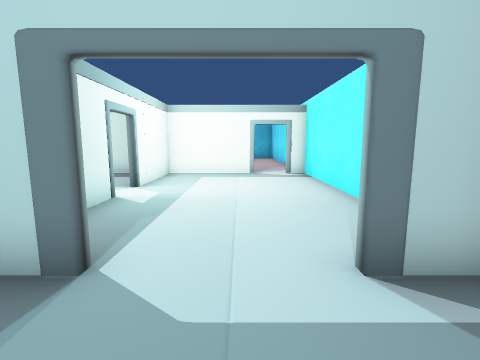
[1] (above)

24 first-person views from a walk through a 3-D level made in the Unity game engine. The camera is 1.3 m above the floor, tilts 8° down and sees 85° across. The floor is counted in squares, 1 m on a side. Each view is taken from the middle of a square. On the plan, view 1 faces up. The plan holds only what a view shows up to about 13 squares ahead; the rest is blank. The place goes on beyond the plan. The player is left out. Door leaves are left out, so doorways stand open. Some surface patterns are stand-ins.

[2]
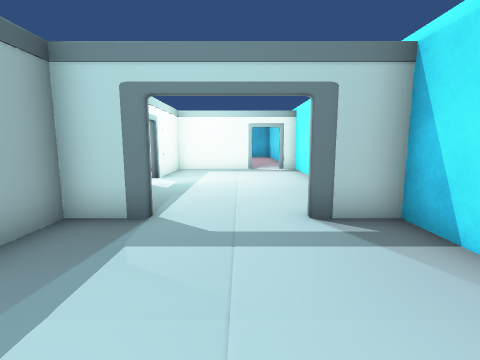

[3]
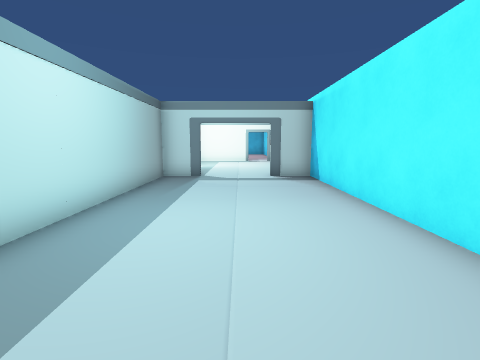

[4]
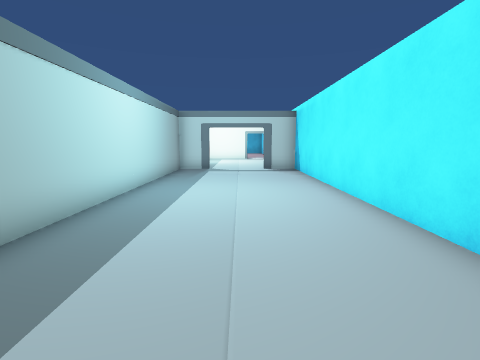

[5]
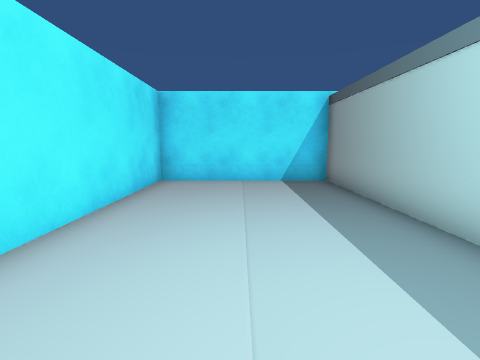

[6]
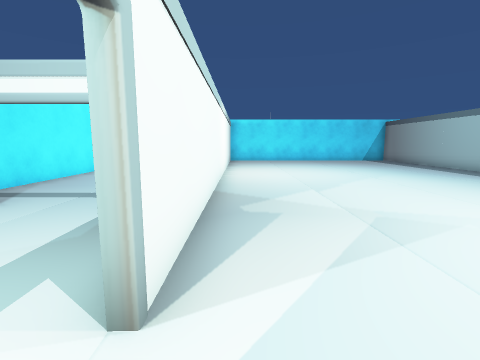

[7]
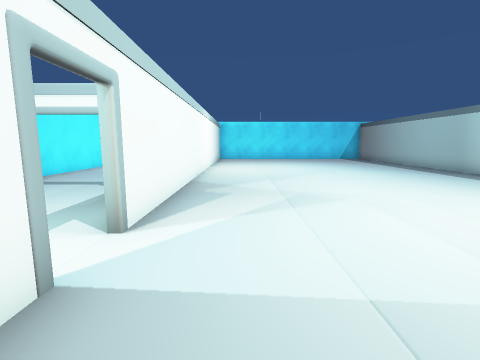

[8]
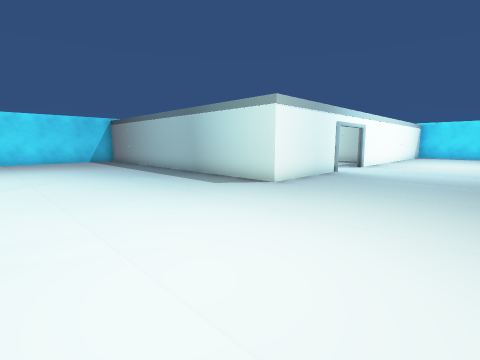

[9]
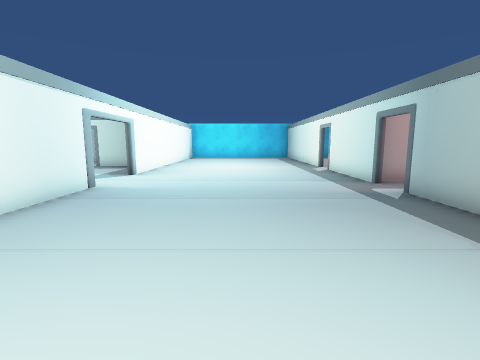

[10]
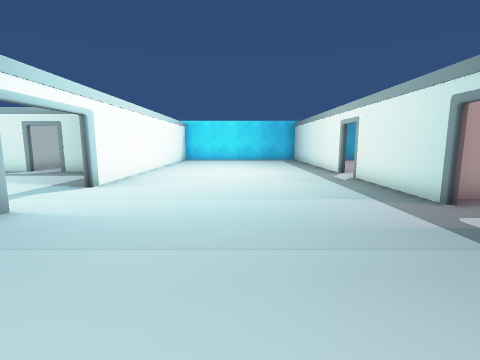

[11]
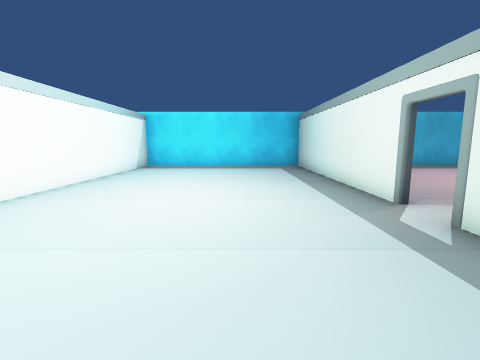

[12]
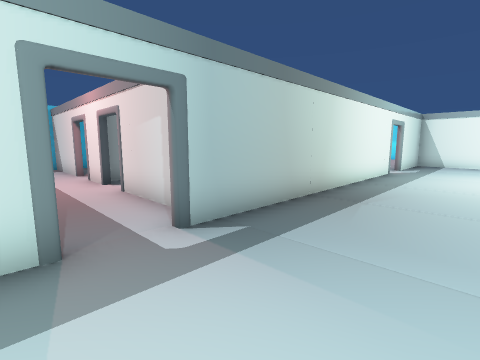

[13]
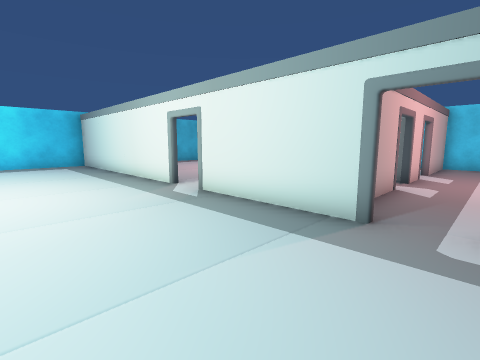

[14]
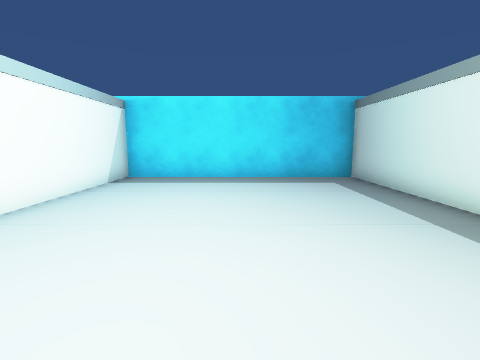

[15]
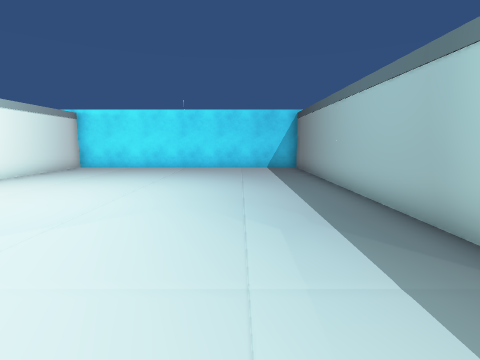

[16]
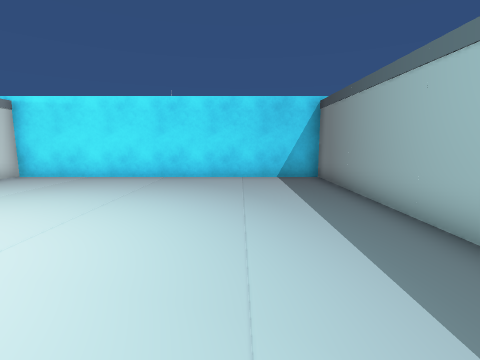

[17]
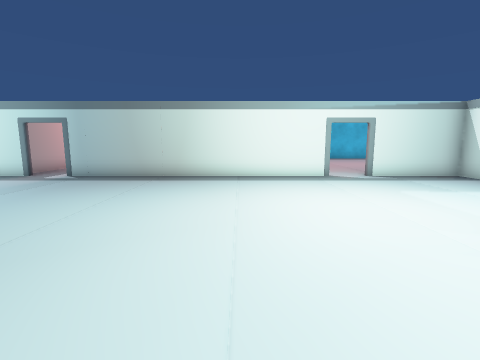

[18]
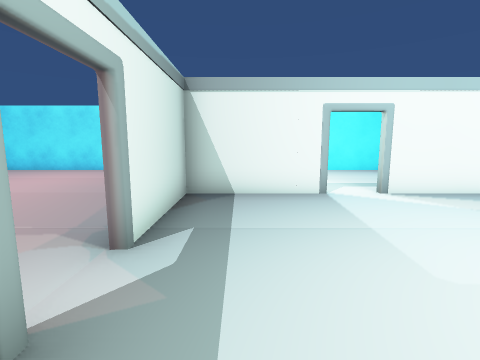

[19]
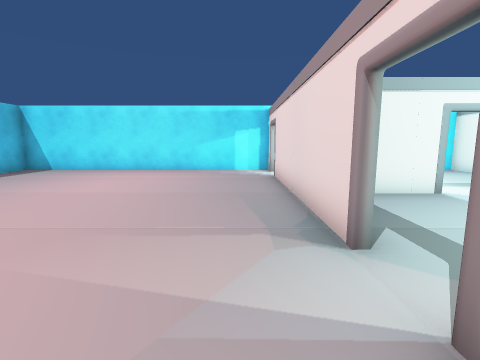

[20]
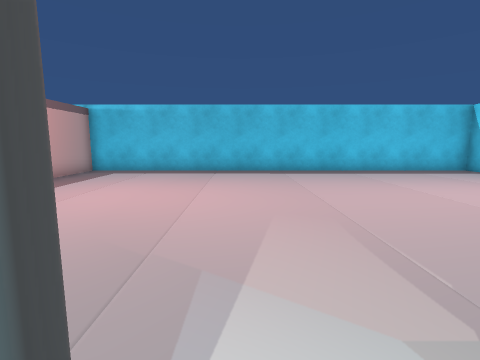

[21]
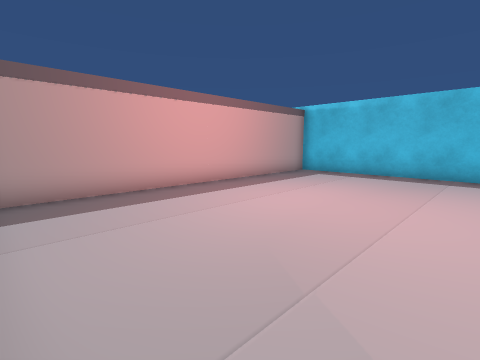

[22]
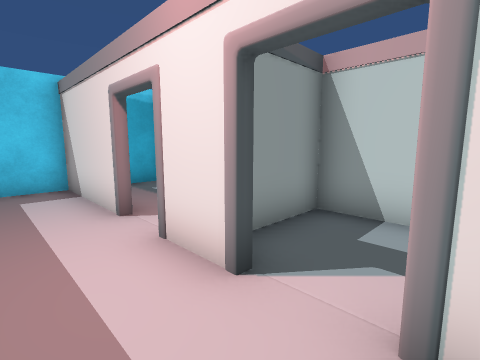

[23]
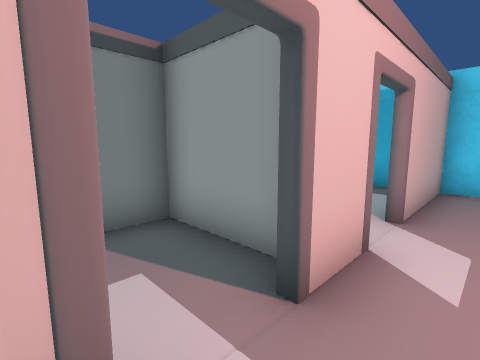

[24]
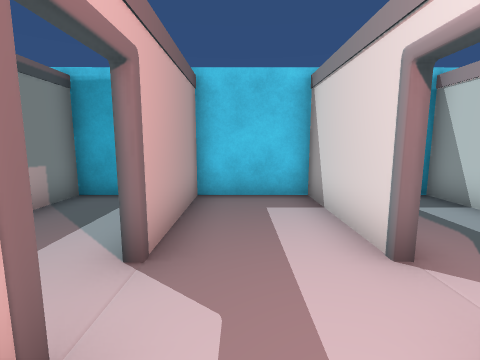

### Floor plan
Ten units are one square. View 1 is at (0, 0); x grows to the right and y downward. Boxes are objects, and circles mark ways between rooms. Rooms are numbered by the first view taken in them; rooms with no view inside come last. Other rooms are left out.
<svg viewBox="-368 -240 402 368">
<path fill="none" stroke="#000" d="M-15 -24 -31 -24 -31 123 28 123 28 -24 12 -24M16 -26 28 -26 28 -116M-31 -64 -31 -51M6 -114 -31 -114 -31 -78M29 -114 20 -114M-199 -26 -151 -26 -151 123 -33 123 -33 75M-204 -114 -251 -114M-183 -126 -183 -154M-84 -114 -189 -114M-211 -154 -211 -119M-265 -114 -363 -114 -363 -26 -226 -26M-33 -78 -33 -114 -69 -114M-183 -168 -183 -184M-33 50 -33 -64M-211 -184 -211 -168M-69 -116 4 -116M20 -116 28 -116 28 -235 -151 -235 -151 -121M-183 -198 -183 -235 -211 -235 -211 -198M-153 -220 -153 -235 -166 -235"/>
<circle cx="-30" cy="-70" r="3" fill="#2a7"/>
<circle cx="15" cy="-110" r="3" fill="#2a7"/>
<circle cx="-75" cy="-110" r="3" fill="#2a7"/>
<circle cx="-195" cy="-175" r="3" fill="#2a7"/>
<circle cx="-180" cy="-190" r="3" fill="#2a7"/>
<text x="0" y="0">1</text>
<text x="-160" y="-30">2</text>
<text x="-60" y="-180">3</text>
<text x="-200" y="-210">4</text>
<text x="-170" y="-210">5</text>
</svg>
Room 1 opens to room 2. Room 1 opens to room 3. Room 2 opens to room 3. Room 2 opens to room 4. Room 4 opens to room 5.

Where each view was taken, in squares from view 1:
view 1: 0 up, 0 right, facing up
view 2: 2 down, 0 right, facing up
view 3: 8 down, 0 right, facing up
view 4: 11 down, 0 right, facing up
view 5: 3 down, 0 right, facing down
view 6: 8 up, 4 left, facing down
view 7: 10 up, 5 left, facing down
view 8: 8 up, 8 left, facing down-left
view 9: 7 up, 12 left, facing left
view 10: 7 up, 15 left, facing left
view 11: 8 up, 21 left, facing left
view 12: 8 up, 21 left, facing up-right
view 13: 7 up, 19 left, facing up-left
view 14: 7 up, 26 left, facing left
view 15: 2 up, 12 left, facing down
view 16: 2 down, 12 left, facing down
view 17: 1 up, 12 left, facing up
view 18: 10 up, 10 left, facing right
view 19: 13 up, 10 left, facing right
view 20: 11 up, 8 left, facing up
view 21: 12 up, 8 left, facing up-left
view 22: 15 up, 20 left, facing up-right
view 23: 15 up, 20 left, facing up-left
view 24: 17 up, 20 left, facing up
